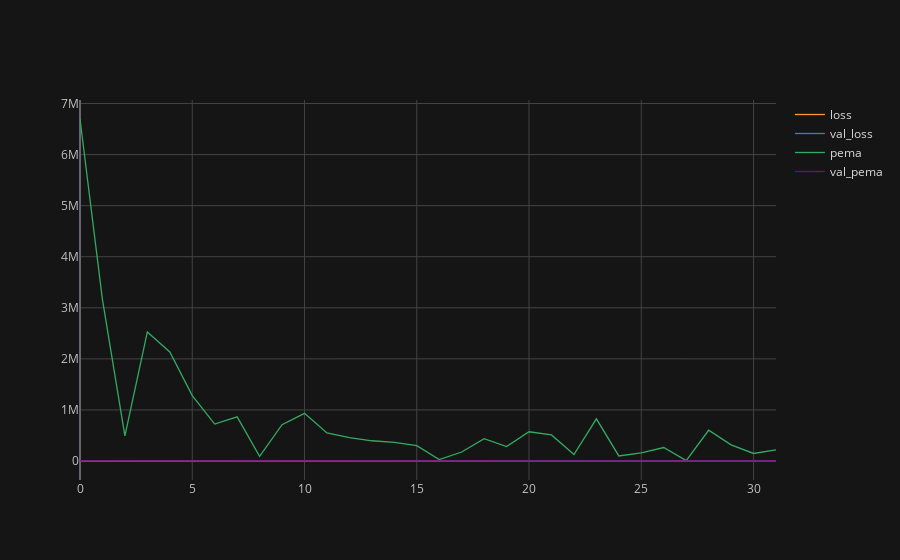

Source (notebook cell):
### Markdown cell above
#### Análisis de resultados

### Code cell
import cufflinks as cf
cf.go_offline()

results = pd.DataFrame(data = zip(history.history["loss"], history.history["val_loss"], history.history["pema"], history.history["val_pema"]), columns=["loss", "val_loss", "pema", "val_pema"])
results.iplot(theme="solar")

### Figure 1 — Plotly figure (JSON) as saved in the notebook; plotly's stock layout.template omitted (floating-point values rounded to 4 significant figures)
{"data": [{"line": {"color": "rgba(255, 153, 51, 1.0)", "dash": "solid", "shape": "linear", "width": 1.3}, "mode": "lines", "name": "loss", "text": "", "type": "scatter", "x": [0, 1, 2, 3, 4, 5, 6, 7, 8, 9, 10, 11, 12, 13, 14, 15, 16, 17, 18, 19, 20, 21, 22, 23, 24, 25, 26, 27, 28, 29, 30, 31], "y": [0.5315, 0.2609, 0.1373, 0.2142, 0.193, 0.1296, 0.1255, 0.144, 0.1081, 0.1145, 0.1191, 0.09908, 0.1076, 0.1001, 0.08676, 0.08173, 0.07542, 0.06842, 0.06297, 0.06509, 0.06362, 0.06058, 0.06764, 0.06749, 0.06127, 0.06309, 0.05413, 0.0529, 0.0603, 0.04365, 0.05254, 0.04292]}, {"line": {"color": "rgba(55, 128, 191, 1.0)", "dash": "solid", "shape": "linear", "width": 1.3}, "mode": "lines", "name": "val_loss", "text": "", "type": "scatter", "x": [0, 1, 2, 3, 4, 5, 6, 7, 8, 9, 10, 11, 12, 13, 14, 15, 16, 17, 18, 19, 20, 21, 22, 23, 24, 25, 26, 27, 28, 29, 30, 31], "y": [0.3493, 0.1517, 0.2267, 0.223, 0.18, 0.1497, 0.1827, 0.1525, 0.1593, 0.1659, 0.1529, 0.1504, 0.1525, 0.1427, 0.142, 0.1398, 0.1376, 0.1399, 0.1418, 0.1463, 0.1495, 0.1477, 0.1487, 0.1524, 0.1454, 0.1472, 0.1521, 0.1463, 0.1473, 0.1565, 0.1469, 0.1459]}, {"line": {"color": "rgba(50, 171, 96, 1.0)", "dash": "solid", "shape": "linear", "width": 1.3}, "mode": "lines", "name": "pema", "text": "", "type": "scatter", "x": [0, 1, 2, 3, 4, 5, 6, 7, 8, 9, 10, 11, 12, 13, 14, 15, 16, 17, 18, 19, 20, 21, 22, 23, 24, 25, 26, 27, 28, 29, 30, 31], "y": [6696972, 3161000.0, 491600.0, 2527000.0, 2135064, 1282000.0, 723420, 865000.0, 92380.0, 711900.0, 933700.0, 548153, 457100.0, 396142, 365200.0, 300500.0, 26640.0, 175600.0, 437300.0, 282700.0, 572500.0, 509500.0, 126100.0, 826300.0, 98740.0, 159900.0, 264400.0, 7836.0, 602400.0, 317100.0, 147200.0, 217000.0]}, {"line": {"color": "rgba(128, 0, 128, 1.0)", "dash": "solid", "shape": "linear", "width": 1.3}, "mode": "lines", "name": "val_pema", "text": "", "type": "scatter", "x": [0, 1, 2, 3, 4, 5, 6, 7, 8, 9, 10, 11, 12, 13, 14, 15, 16, 17, 18, 19, 20, 21, 22, 23, 24, 25, 26, 27, 28, 29, 30, 31], "y": [527.2, 233.6, 617.4, 600.1, 394.0, 128.1, 134.9, 124.5, 273.9, 326.0, 241.5, 116.5, 110.2, 179.0, 197.0, 135.8, 148.4, 176.4, 146.9, 191.2, 218.6, 141.1, 214.0, 249.3, 143.9, 194.7, 239.9, 148.9, 170.4, 271.7, 174.7, 170.9]}], "layout": {"legend": {"bgcolor": "#151516", "font": {"color": "#D9D9D9"}}, "paper_bgcolor": "#151516", "plot_bgcolor": "#151516", "title": {"font": {"color": "#D9D9D9"}}, "xaxis": {"gridcolor": "#434343", "showgrid": true, "tickfont": {"color": "#C2C2C2"}, "title": {"font": {"color": "#D9D9D9"}, "text": ""}, "zerolinecolor": "#666570"}, "yaxis": {"gridcolor": "#434343", "showgrid": true, "tickfont": {"color": "#C2C2C2"}, "title": {"font": {"color": "#D9D9D9"}, "text": ""}, "zerolinecolor": "#666570"}}}
